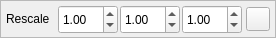
         <widget class="QFrame" name="rescaleFrame">
          <property name="geometry">
           <rect>
            <x>540</x>
            <y>276</y>
            <width>276</width>
            <height>38</height>
           </rect>
          </property>
          <property name="whatsThis">
           <string>Model rescaling. Press the lock button to synchronize the X, Y and Z scaling. A scale of 1,1,1 is considered off.</string>
          </property>
          <property name="frameShape">
           <enum>QFrame::StyledPanel</enum>
          </property>
          <property name="frameShadow">
           <enum>QFrame::Raised</enum>
          </property>
          <widget class="QDoubleSpinBox" name="rescaleXSpin">
           <property name="geometry">
            <rect>
             <x>58</x>
             <y>5</y>
             <width>60</width>
             <height>29</height>
            </rect>
           </property>
           <property name="minimumSize">
            <size>
             <width>60</width>
             <height>0</height>
            </size>
           </property>
           <property name="maximumSize">
            <size>
             <width>60</width>
             <height>16777215</height>
            </size>
           </property>
           <property name="toolTip">
            <string>X Scale</string>
           </property>
           <property name="decimals">
            <number>2</number>
           </property>
           <property name="value">
            <double>1.000000000000000</double>
           </property>
          </widget>
          <widget class="QDoubleSpinBox" name="rescaleYSpin">
           <property name="geometry">
            <rect>
             <x>120</x>
             <y>5</y>
             <width>60</width>
             <height>29</height>
            </rect>
           </property>
           <property name="minimumSize">
            <size>
             <width>60</width>
             <height>0</height>
            </size>
           </property>
           <property name="maximumSize">
            <size>
             <width>60</width>
             <height>16777215</height>
            </size>
           </property>
           <property name="toolTip">
            <string>Y Scale</string>
           </property>
           <property name="decimals">
            <number>2</number>
           </property>
           <property name="value">
            <double>1.000000000000000</double>
           </property>
          </widget>
          <widget class="QLabel" name="rescaleLabel">
           <property name="geometry">
            <rect>
             <x>6</x>
             <y>9</y>
             <width>52</width>
             <height>20</height>
            </rect>
           </property>
           <property name="minimumSize">
            <size>
             <width>52</width>
             <height>0</height>
            </size>
           </property>
           <property name="maximumSize">
            <size>
             <width>52</width>
             <height>16777215</height>
            </size>
           </property>
           <property name="text">
            <string>Rescale</string>
           </property>
          </widget>
          <widget class="QDoubleSpinBox" name="rescaleZSpin">
           <property name="geometry">
            <rect>
             <x>182</x>
             <y>5</y>
             <width>60</width>
             <height>29</height>
            </rect>
           </property>
           <property name="minimumSize">
            <size>
             <width>60</width>
             <height>0</height>
            </size>
           </property>
           <property name="maximumSize">
            <size>
             <width>60</width>
             <height>16777215</height>
            </size>
           </property>
           <property name="toolTip">
            <string>Z Scale</string>
           </property>
           <property name="decimals">
            <number>2</number>
           </property>
           <property name="value">
            <double>1.000000000000000</double>
           </property>
          </widget>
          <widget class="QPushButton" name="rescaleLockBtn">
           <property name="geometry">
            <rect>
             <x>246</x>
             <y>7</y>
             <width>24</width>
             <height>24</height>
            </rect>
           </property>
           <property name="minimumSize">
            <size>
             <width>24</width>
             <height>0</height>
            </size>
           </property>
           <property name="maximumSize">
            <size>
             <width>24</width>
             <height>16777215</height>
            </size>
           </property>
           <property name="toolTip">
            <string>Lock Y and Z with X scale.</string>
           </property>
           <property name="text">
            <string/>
           </property>
           <property name="icon">
            <iconset resource="icons.qrc">
             <normaloff>:/icons/unlock-rescale</normaloff>:/icons/unlock-rescale</iconset>
           </property>
           <property name="checkable">
            <bool>true</bool>
           </property>
           <property name="checked">
            <bool>false</bool>
           </property>
           <property name="flat">
            <bool>false</bool>
           </property>
          </widget>
         </widget>
